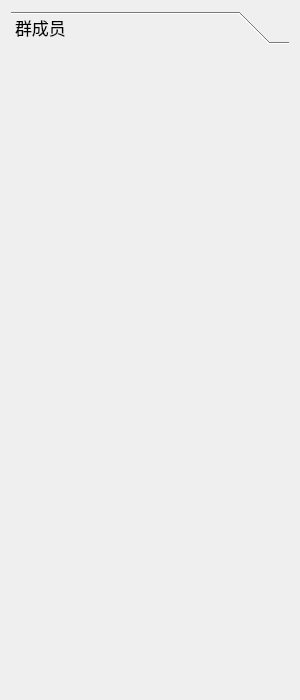
<?xml version="1.0" encoding="UTF-8"?>
<ui version="4.0">
 <class>denglu</class>
 <widget class="QWidget" name="denglu">
  <property name="enabled">
   <bool>true</bool>
  </property>
  <property name="geometry">
   <rect>
    <x>0</x>
    <y>0</y>
    <width>300</width>
    <height>700</height>
   </rect>
  </property>
  <property name="maximumSize">
   <size>
    <width>300</width>
    <height>700</height>
   </size>
  </property>
  <property name="windowTitle">
   <string>Form</string>
  </property>
  <layout class="QGridLayout" name="vLayout">
   <item row="0" column="0">
    <widget class="QToolBox" name="toolBox">
     <property name="font">
      <font>
       <family>楷体</family>
       <pointsize>13</pointsize>
      </font>
     </property>
     <property name="currentIndex">
      <number>0</number>
     </property>
     <widget class="QWidget" name="page">
      <property name="geometry">
       <rect>
        <x>0</x>
        <y>0</y>
        <width>282</width>
        <height>651</height>
       </rect>
      </property>
      <attribute name="label">
       <string>群成员</string>
      </attribute>
      <layout class="QVBoxLayout" name="verticalLayout"/>
     </widget>
    </widget>
   </item>
  </layout>
 </widget>
 <resources/>
 <connections/>
</ui>
